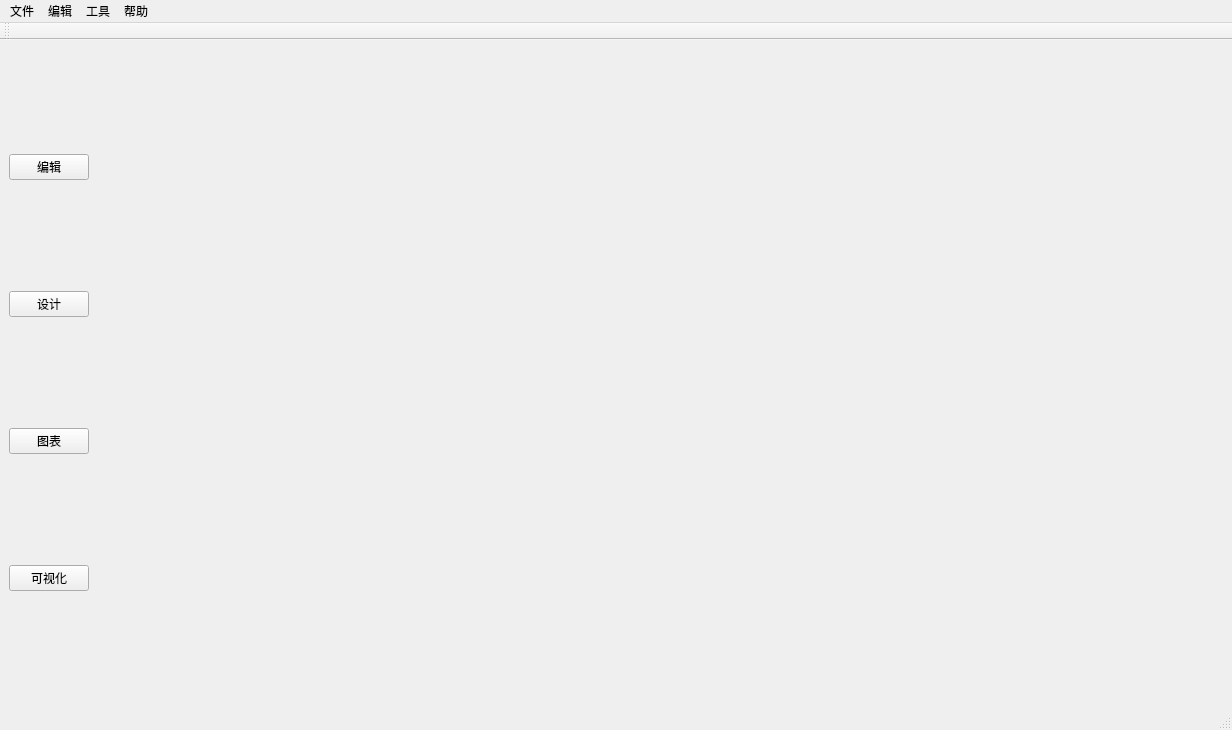
<?xml version="1.0" encoding="UTF-8"?>
<ui version="4.0">
 <class>MainWindow</class>
 <widget class="QMainWindow" name="MainWindow">
  <property name="geometry">
   <rect>
    <x>0</x>
    <y>0</y>
    <width>1232</width>
    <height>730</height>
   </rect>
  </property>
  <property name="sizePolicy">
   <sizepolicy hsizetype="Preferred" vsizetype="Preferred">
    <horstretch>0</horstretch>
    <verstretch>0</verstretch>
   </sizepolicy>
  </property>
  <property name="minimumSize">
   <size>
    <width>1200</width>
    <height>705</height>
   </size>
  </property>
  <property name="maximumSize">
   <size>
    <width>9999</width>
    <height>9999</height>
   </size>
  </property>
  <property name="windowTitle">
   <string>MainWindow</string>
  </property>
  <widget class="QWidget" name="centralwidget">
   <property name="sizePolicy">
    <sizepolicy hsizetype="Maximum" vsizetype="Maximum">
     <horstretch>0</horstretch>
     <verstretch>0</verstretch>
    </sizepolicy>
   </property>
   <property name="font">
    <font>
     <stylestrategy>PreferAntialias</stylestrategy>
    </font>
   </property>
   <property name="layoutDirection">
    <enum>Qt::LeftToRight</enum>
   </property>
   <layout class="QGridLayout" name="gridLayout">
    <item row="0" column="0">
     <layout class="QHBoxLayout" name="horizontalLayout">
      <property name="sizeConstraint">
       <enum>QLayout::SetMaximumSize</enum>
      </property>
      <item>
       <layout class="QVBoxLayout" name="sidebar">
        <item>
         <widget class="QPushButton" name="bnt_code">
          <property name="sizePolicy">
           <sizepolicy hsizetype="Maximum" vsizetype="Fixed">
            <horstretch>0</horstretch>
            <verstretch>0</verstretch>
           </sizepolicy>
          </property>
          <property name="autoFillBackground">
           <bool>false</bool>
          </property>
          <property name="styleSheet">
           <string notr="true"/>
          </property>
          <property name="text">
           <string>编辑</string>
          </property>
         </widget>
        </item>
        <item>
         <widget class="QPushButton" name="btn_design">
          <property name="text">
           <string>设计</string>
          </property>
         </widget>
        </item>
        <item>
         <widget class="QPushButton" name="btn_charts">
          <property name="text">
           <string>图表</string>
          </property>
         </widget>
        </item>
        <item>
         <widget class="QPushButton" name="btn_visualize">
          <property name="sizePolicy">
           <sizepolicy hsizetype="Preferred" vsizetype="Fixed">
            <horstretch>0</horstretch>
            <verstretch>0</verstretch>
           </sizepolicy>
          </property>
          <property name="text">
           <string>可视化</string>
          </property>
         </widget>
        </item>
       </layout>
      </item>
      <item>
       <widget class="QStackedWidget" name="stackedWidget">
        <property name="sizePolicy">
         <sizepolicy hsizetype="Preferred" vsizetype="Expanding">
          <horstretch>0</horstretch>
          <verstretch>0</verstretch>
         </sizepolicy>
        </property>
        <property name="styleSheet">
         <string notr="true"/>
        </property>
        <property name="currentIndex">
         <number>0</number>
        </property>
        <widget class="QWidget" name="page"/>
        <widget class="QWidget" name="page_2"/>
       </widget>
      </item>
     </layout>
    </item>
   </layout>
  </widget>
  <widget class="QMenuBar" name="menubar">
   <property name="geometry">
    <rect>
     <x>0</x>
     <y>0</y>
     <width>1232</width>
     <height>21</height>
    </rect>
   </property>
   <widget class="QMenu" name="File">
    <property name="title">
     <string>文件</string>
    </property>
    <addaction name="new_file"/>
    <addaction name="new_project"/>
    <addaction name="separator"/>
    <addaction name="open_file_project_dir"/>
    <addaction name="actionsave"/>
    <addaction name="actionsave_as"/>
    <addaction name="separator"/>
    <addaction name="actionexit"/>
   </widget>
   <widget class="QMenu" name="Edit">
    <property name="title">
     <string>编辑</string>
    </property>
    <widget class="QMenu" name="encoding">
     <property name="title">
      <string>编码</string>
     </property>
     <addaction name="actionACSII"/>
     <addaction name="actionUTF_8"/>
     <addaction name="actionUTF_16"/>
    </widget>
    <addaction name="encoding"/>
   </widget>
   <widget class="QMenu" name="Tools">
    <property name="title">
     <string>工具</string>
    </property>
    <addaction name="Settings"/>
   </widget>
   <widget class="QMenu" name="Help">
    <property name="title">
     <string>帮助</string>
    </property>
    <addaction name="about"/>
   </widget>
   <addaction name="File"/>
   <addaction name="Edit"/>
   <addaction name="Tools"/>
   <addaction name="Help"/>
  </widget>
  <widget class="QToolBar" name="toolBar">
   <property name="sizePolicy">
    <sizepolicy hsizetype="Preferred" vsizetype="Preferred">
     <horstretch>0</horstretch>
     <verstretch>0</verstretch>
    </sizepolicy>
   </property>
   <property name="minimumSize">
    <size>
     <width>0</width>
     <height>0</height>
    </size>
   </property>
   <property name="maximumSize">
    <size>
     <width>16777215</width>
     <height>48</height>
    </size>
   </property>
   <property name="windowTitle">
    <string>toolBar</string>
   </property>
   <property name="iconSize">
    <size>
     <width>24</width>
     <height>24</height>
    </size>
   </property>
   <property name="toolButtonStyle">
    <enum>Qt::ToolButtonTextUnderIcon</enum>
   </property>
   <attribute name="toolBarArea">
    <enum>TopToolBarArea</enum>
   </attribute>
   <attribute name="toolBarBreak">
    <bool>false</bool>
   </attribute>
  </widget>
  <widget class="QStatusBar" name="statusBar"/>
  <action name="new_file">
   <property name="text">
    <string>新建</string>
   </property>
  </action>
  <action name="new_project">
   <property name="icon">
    <iconset theme="file">
     <normaloff>.</normaloff>.</iconset>
   </property>
   <property name="text">
    <string>新建项目</string>
   </property>
  </action>
  <action name="actionsave">
   <property name="text">
    <string>保存</string>
   </property>
  </action>
  <action name="actionsave_as">
   <property name="text">
    <string>另存为</string>
   </property>
  </action>
  <action name="actionexit">
   <property name="text">
    <string>退出</string>
   </property>
  </action>
  <action name="Settings">
   <property name="text">
    <string>首选项</string>
   </property>
  </action>
  <action name="actionUTF_8">
   <property name="text">
    <string>UTF-8</string>
   </property>
  </action>
  <action name="actionACSII">
   <property name="text">
    <string>ACSII</string>
   </property>
  </action>
  <action name="actionUTF_16">
   <property name="text">
    <string>UTF-16</string>
   </property>
  </action>
  <action name="about">
   <property name="text">
    <string>关于</string>
   </property>
  </action>
  <action name="open_file_project_dir">
   <property name="text">
    <string>打开文件或项目路径</string>
   </property>
  </action>
 </widget>
 <resources/>
 <connections/>
</ui>
